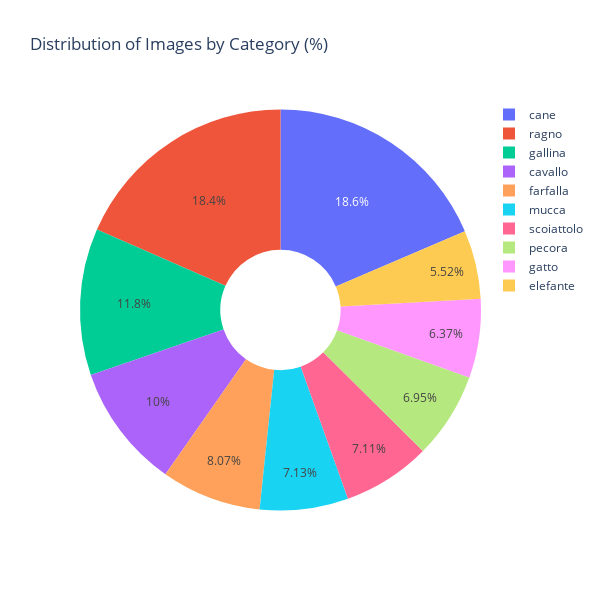

Write notebook code for a chart like this one.
### Code cell
fig = px.pie(category_df, values='count', names='category', title='Distribution of Images by Category (%)', hole=0.3)
fig.update_layout(height=600, width=600)
fig.show()

### Figure 1 — Plotly figure (JSON) as saved in the notebook; plotly's stock layout.template omitted (floating-point values rounded to 4 significant figures)
{"data": [{"domain": {"x": [0, 1], "y": [0, 1]}, "hole": 0.3, "hovertemplate": "category=%{label}<br>count=%{value}<extra></extra>", "labels": ["gallina", "ragno", "gatto", "farfalla", "mucca", "cavallo", "cane", "pecora", "scoiattolo", "elefante"], "legendgroup": "", "name": "", "showlegend": true, "type": "pie", "values": [3098, 4821, 1668, 2112, 1866, 2623, 4863, 1820, 1862, 1446]}], "layout": {"height": 600, "legend": {"tracegroupgap": 0}, "title": {"text": "Distribution of Images by Category (%)"}, "width": 600}}
